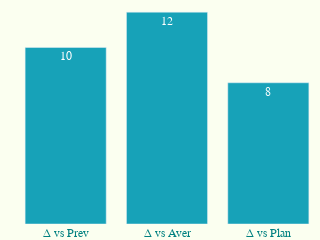

The code cell stored with this chart in its notebook:
### Code cell
x = ['Δ vs Prev', 'Δ vs Aver', 'Δ vs Plan']
y = [10, 12, 8]
fig_m_hh = go.Figure([go.Bar(x=x, y=y, text=y, textposition='auto')])
fig_m_hh.update_layout(paper_bgcolor="#fbfff0", plot_bgcolor="#fbfff0",
                        font={'color': "#008080", 'family': "Arial"}, height=100, width=250,
                        margin=dict(l=15, r=1, b=1, t=1))
fig_m_hh.update_yaxes(title='y', visible=False, showticklabels=False)
fig_m_hh.update_traces(marker_color='#17A2B8', selector=dict(type='bar'))

### Figure 1 — Plotly figure (JSON) as saved in the notebook; plotly's stock layout.template omitted (floating-point values rounded to 4 significant figures)
{"data": [{"marker": {"color": "#17A2B8"}, "text": ["10", "12", "8"], "textposition": "auto", "type": "bar", "x": ["Δ vs Prev", "Δ vs Aver", "Δ vs Plan"], "y": [10, 12, 8]}], "layout": {"font": {"color": "#008080", "family": "Arial"}, "height": 100, "margin": {"b": 1, "l": 15, "r": 1, "t": 1}, "paper_bgcolor": "#fbfff0", "plot_bgcolor": "#fbfff0", "width": 250, "yaxis": {"showticklabels": false, "title": {"text": "y"}, "visible": false}}}
